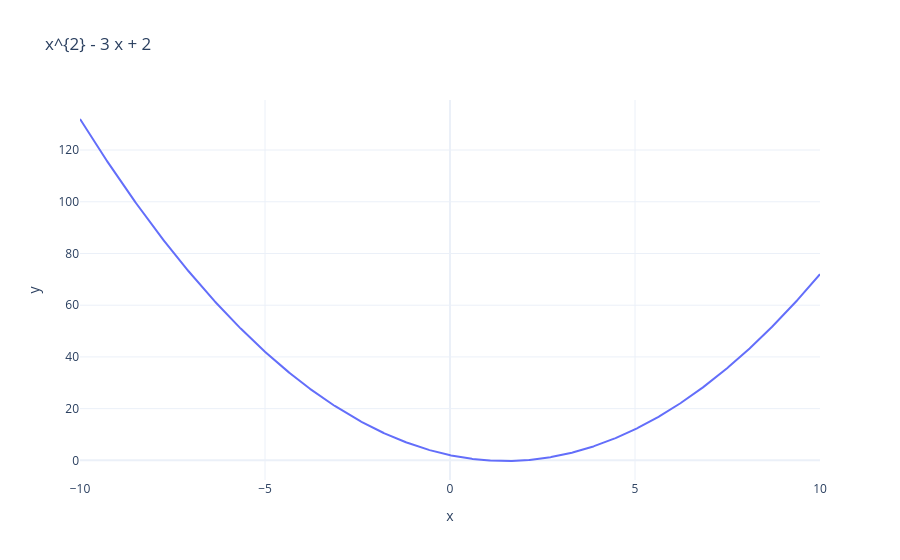

Notebook code cell kept with this figure:
### Code cell
import plotly.graph_objects as go

fig = go.Figure()

fig.add_trace(
    go.Scatter(
        x=x_values,
        y=y_values,
        mode="lines",
        name="f(x)"
    )
)

fig.update_layout(
    title=latex(expr),
    xaxis_title="x",
    yaxis_title="y",
    template="plotly_white",
    hovermode="closest"
)

fig.show()

### Figure 1 — Plotly figure (JSON) as saved in the notebook; plotly's stock layout.template omitted (floating-point values rounded to 4 significant figures; data arrays with more than 128 entries replaced by an {"elided": "..."} marker saying what was removed)
{"data": [{"mode": "lines", "name": "f(x)", "type": "scatter", "x": {"elided": "1000 float values"}, "y": {"elided": "1000 float values"}}], "layout": {"hovermode": "closest", "title": {"text": "x^{2} - 3 x + 2"}, "xaxis": {"title": {"text": "x"}}, "yaxis": {"title": {"text": "y"}}}}
